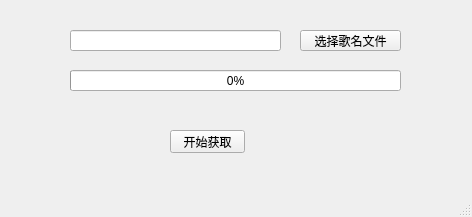
<?xml version="1.0" encoding="UTF-8"?>
<ui version="4.0">
 <class>MainWindow</class>
 <widget class="QMainWindow" name="MainWindow">
  <property name="geometry">
   <rect>
    <x>0</x>
    <y>0</y>
    <width>472</width>
    <height>217</height>
   </rect>
  </property>
  <property name="windowTitle">
   <string>MainWindow</string>
  </property>
  <widget class="QWidget" name="centralwidget">
   <widget class="QLineEdit" name="filepath">
    <property name="geometry">
     <rect>
      <x>70</x>
      <y>30</y>
      <width>211</width>
      <height>21</height>
     </rect>
    </property>
   </widget>
   <widget class="QPushButton" name="choose_file_button">
    <property name="geometry">
     <rect>
      <x>300</x>
      <y>30</y>
      <width>101</width>
      <height>21</height>
     </rect>
    </property>
    <property name="text">
     <string>选择歌名文件</string>
    </property>
   </widget>
   <widget class="QPushButton" name="start_button">
    <property name="geometry">
     <rect>
      <x>170</x>
      <y>130</y>
      <width>75</width>
      <height>23</height>
     </rect>
    </property>
    <property name="text">
     <string>开始获取</string>
    </property>
   </widget>
   <widget class="QProgressBar" name="progressBar">
    <property name="geometry">
     <rect>
      <x>70</x>
      <y>70</y>
      <width>331</width>
      <height>21</height>
     </rect>
    </property>
    <property name="value">
     <number>0</number>
    </property>
   </widget>
  </widget>
  <widget class="QMenuBar" name="menubar">
   <property name="geometry">
    <rect>
     <x>0</x>
     <y>0</y>
     <width>472</width>
     <height>23</height>
    </rect>
   </property>
  </widget>
  <widget class="QStatusBar" name="statusbar"/>
 </widget>
 <resources/>
 <connections/>
</ui>
